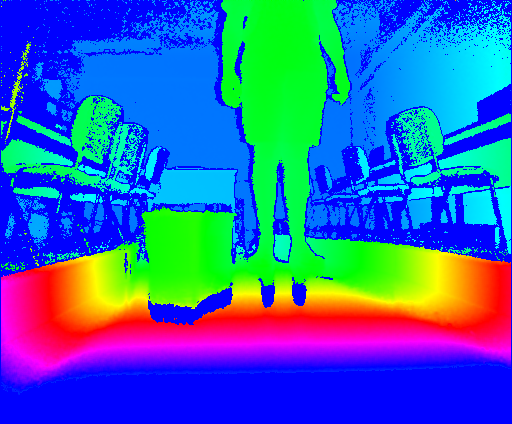
#> input picture Segmentação Semântica/dataset/0001.png, 512 x 424 px
$ python generate_dataset_pix2pix.py ../dataset ../dataset
#> lines starting #> are read from the running program, lines starting #| are printed output that depends on the picture
import cv2, os, shutil, random, argparse, time, numpy as np
from tqdm import tqdm
from distutils.util import strtobool

parser = argparse.ArgumentParser()
parser.add_argument('imgs_dir', help='Folder path to the input images')
parser.add_argument('lbls_dir', help='Folder path to the annotations')
parser.add_argument('-t', '--target_dir', help='Folder in which the results will be stored', default=None)
args = parser.parse_args()

IMAGES_PATH = args.imgs_dir
LABELS_PATH = args.lbls_dir

if not (args.target_dir == None):
    TARGET_DIR = args.target_dir
else:
    TARGET_DIR = "results"
    print("The dataset will be stored under folder 'results', as it was not informed by the user")

if (os.path.exists(TARGET_DIR)):
    if strtobool(input("Target DIR already exists. Do you want to overwrite it? [y,n]: ")):
        shutil.rmtree(TARGET_DIR)
    else:
        sys.exit(0)

print("Creating folder under name %s to store the splitted dataset" % (TARGET_DIR))
os.mkdir(TARGET_DIR)

#assert not(os.path.exists(TARGET_DIR)), "Error: target_dir already exists..."

'''print("Creating folder 'results' to store the dataset")
os.mkdir(TARGET_DIR)'''

for path, subdirs, files in os.walk(IMAGES_PATH):
    for f in tqdm(files, desc="Creating dataset and saving it under folder '%s'" % (TARGET_DIR)):
        img = cv2.imread(os.path.join(IMAGES_PATH, f))
#> img is the input picture: shape (424, 512, 3); mean B, G, R 181.7, 102.7, 48.2
        label = cv2.imread(os.path.join(LABELS_PATH, f.split('.')[0]+".png"))

        img = cv2.resize(img, (256,256))
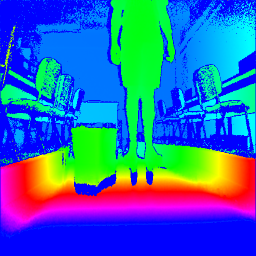
#> img: shape (256, 256, 3); mean B, G, R 181.7, 102.6, 48.2
        label = cv2.resize(label, (256,256))

        concat_img = np.concatenate((img,label), axis=1)
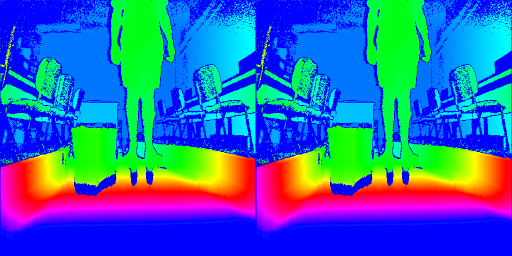
#> concat_img: shape (256, 512, 3); mean B, G, R 181.7, 102.6, 48.2

        cv2.imwrite(os.path.join(TARGET_DIR, f.split('.')[0] + ".png"), concat_img)
